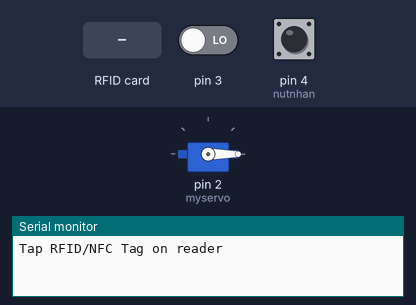
Recording of a sketch running on a simulated Arduino Uno, built with avr-gcc and run on an emulated ATmega328P. Shown: servo, the last lines printed to the serial monitor. The inputs (shaded band) are chosen by the test bench; at power-on: pin 3 LOW, pin 4 (nutnhan) HIGH.

Above: at 1.2 s.
1.3 s: pin 3 driven HIGH
At 2.5 s:
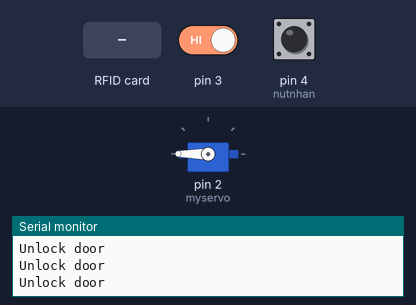
2.8 s: RFID card E2 09 D6 1A held to the reader
5.8 s: RFID card 5E 7A 19 C4 held to the reader
7.3 s: pin 3 driven LOW
10.3 s: pin 4 (nutnhan) pulled LOW for 0.15 s
Timing chart, 0 to 13.0 s (numbered marks = the images above; inputs shaded):
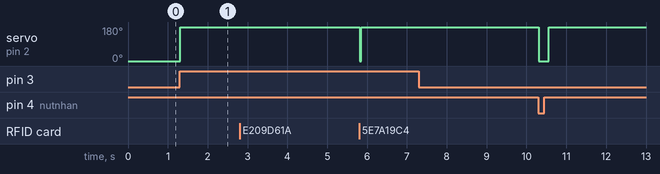

Measured:
- after the input at 1.3 s, servo on pin 2 (myservo): 0° → 180° at once
- after the input at 7.3 s, every drawn part: stays the same

The sketch:

main_code.ino
```cpp
#include "OneButton.h"
#include <Servo.h>
#include <SPI.h>
#include <MFRC522.h>

Servo myservo;  // create servo object to control a servo

int nutnhan = 4;
bool isOpen = false; // Track the state of the servo
bool rfidUnlock = false;
bool espData = false;
unsigned long rfidUnlockTime = 0;
unsigned long espUnLockTime = 0;

#define SS_PIN 10
#define RST_PIN 5

OneButton button(nutnhan, true);

MFRC522 rfid(SS_PIN, RST_PIN);
byte keyTagUID[4] = {0xE2, 0x09, 0xD6, 0x1A};

void setup()
{
    Serial.begin(9600);

    pinMode(3, INPUT);  // data from esp32_cam

    myservo.attach(2);  // attaches the servo on pin 2 to the servo object
    myservo.write(0);   // Initial position
    button.attachClick(handleClick);

    SPI.begin(); // init SPI bus
    rfid.PCD_Init(); // init MFRC522

    Serial.println("Tap RFID/NFC Tag on reader");
}

void loop()
{
    // switch code
    button.tick(); // Check button state
    delay(10);     // Small delay to debounce

    // Check RFID tag
    if (rfid.PICC_IsNewCardPresent())
    {
        if (rfid.PICC_ReadCardSerial())
        {
            if (rfid.uid.uidByte[0] == keyTagUID[0] &&
                rfid.uid.uidByte[1] == keyTagUID[1] &&
                rfid.uid.uidByte[2] == keyTagUID[2] &&
                rfid.uid.uidByte[3] == keyTagUID[3])
            {
                Serial.println("Access is granted");
                rfidUnlock = true;
                rfidUnlockTime = millis();
                myservo.write(180); // unlock the door
            }
            else
            {
                Serial.print("Access denied for user with UID:");
                for (int i = 0; i < rfid.uid.size; i++)
                {
                    Serial.print(rfid.uid.uidByte[i] < 0x10 ? " 0" : " ");
                    Serial.print(rfid.uid.uidByte[i], HEX);
                }
                Serial.println();
            }

            rfid.PICC_HaltA();       // halt PICC
            rfid.PCD_StopCrypto1();  // stop encryption on PCD
        }
    }

    // Check if we need to lock the door after 3 seconds


    // for esp32_cam
    int esp=digitalRead(3);
    if (esp==1)
    {
      Serial.println("Unlock door");
      espData = true;
      espUnLockTime = millis();
      myservo.write(180); // unlock the door
    }

    if ((rfidUnlock && (millis() - rfidUnlockTime > 3000)) || (espData && (millis() - espUnLockTime > 3000)))
    {
      myservo.write(0); // lock the door
      rfidUnlock = false;
      espData = false ;
    }

}


//switch code
void handleClick()
{
    if (isOpen)
    {
        myservo.write(0);   // Close the servo
        isOpen = false;     // Update the state
    }
    else
    {
        myservo.write(180); // Open the servo
        isOpen = true;      // Update the state
    }
}
```
